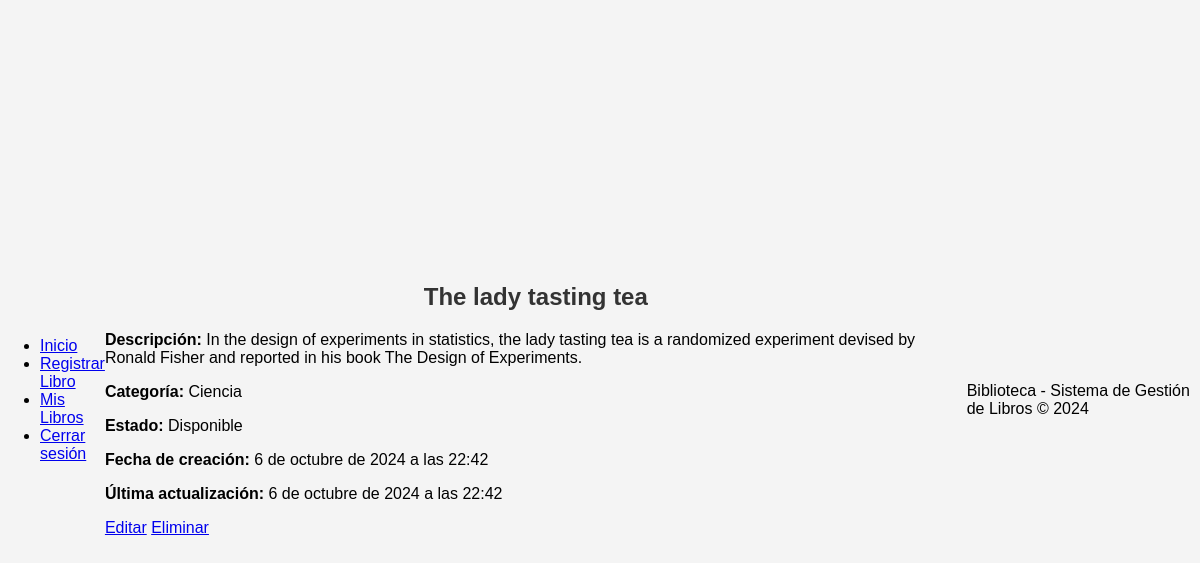
Page /gestion_libros/detalle/3/ (signed in) on the committed database.
### gestion_libros/models.py (models this page shows, shortened)
class Libro(models.Model):
    titulo = models.CharField(max_length=200)
    descripcion = models.TextField()
    categoria = models.ForeignKey(Categoria, on_delete=models.CASCADE)
    estado = models.ForeignKey(Estado, on_delete=models.CASCADE)
    usuario = models.ForeignKey(User, on_delete=models.CASCADE)
    fecha_creacion = models.DateTimeField(auto_now_add=True)
    fecha_actualizacion = models.DateTimeField(auto_now=True)

class Categoria(models.Model):
    titulo = models.CharField(max_length=100)
    fecha_creacion = models.DateTimeField(auto_now_add=True)
    fecha_actualizacion = models.DateTimeField(auto_now=True)

class Estado(models.Model):
    titulo = models.CharField(max_length=100)
    fecha_creacion = models.DateTimeField(auto_now_add=True)
    fecha_actualizacion = models.DateTimeField(auto_now=True)

### gestion_libros/views.py (the view)
# urls.py: path('detalle/<int:libro_id>/', views.detalle_libro, name='detalle_libro'),  # Ver detalles de un libro
@login_required
def detalle_libro(request, libro_id):
    libro = get_object_or_404(Libro, id=libro_id, usuario=request.user)
    return render(request, 'gestion_libros/detalle_libro.html', {'libro': libro})

### gestion_libros/templates/gestion_libros/detalle_libro.html (shortened to what this page needs)
{% extends 'gestion_libros/base.html' %}
{% block content %}
<h2>{{ libro.titulo }}</h2>
<p><strong>Descripción:</strong> {{ libro.descripcion }}</p>
<p><strong>Categoría:</strong> {{ libro.categoria.titulo }}</p>
<p><strong>Estado:</strong> {{ libro.estado.titulo }}</p>
<p><strong>Fecha de creación:</strong> {{ libro.fecha_creacion }}</p>
<p><strong>Última actualización:</strong> {{ libro.fecha_actualizacion }}</p>
<a href="{% url 'editar_libro' libro.id %}">Editar</a>
<a href="{% url 'eliminar_libro' libro.id %}">Eliminar</a>
{% endblock %}

### gestion_libros/templates/gestion_libros/css/estilos.css (style rules this page uses)
body { font-family: Arial, sans-serif; background-color: #f4f4f4; margin: 0; padding: 0; display: flex; justify-content: center; align-items: center; min-height: 100vh; }
h1, h2, h3 { color: #333; text-align: center; }

### rows in the picture
Libro: titulo "The lady tasting tea", descripcion "In the design of experiments in statistics, the lady tasting tea is a randomized experiment devised by Ronald Fisher and reported in his book The Design of Experiments.", categoria.titulo "Ciencia", estado.titulo "Disponible", fecha_creacion "6 de octubre de 2024 a las 22:42", fecha_actualizacion "6 de octubre de 2024 a las 22:42"
